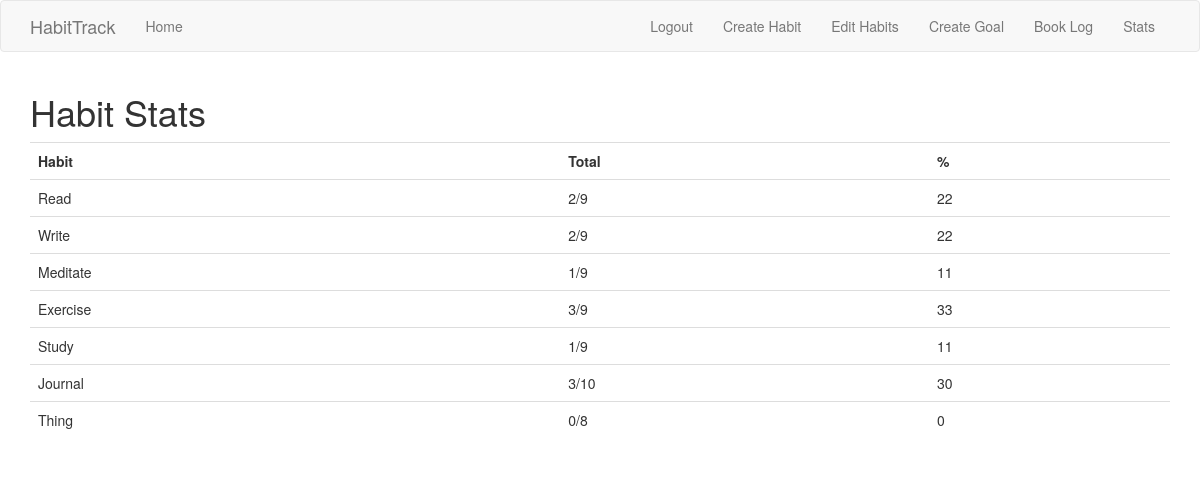
The app's page /stats (signed in) with its own data.
### app/models.py (models this page shows, shortened)
class Habit(db.Model):
    id = db.Column(db.Integer, primary_key=True)
    habit = db.Column(db.String(140))  # index so it views in same order?
    start_date = db.Column(db.Date, default=date.today)
    end_date = db.Column(db.Date, default=date(9999, 1, 1))
    user_id = db.Column(db.Integer, db.ForeignKey('user.id'))
    completed = db.relationship('Completed', backref='habit', lazy='dynamic')

### app/main/routes.py (the view)
@bp.route('/stats', methods=['GET'])
@login_required
def stats():
    today = date.today()
    all_habits = Habit.query.filter_by(user_id=current_user.id).all()
    hlist, tlist, clist, plist = [], [], [], []
    for habit in all_habits:
        hlist.append(habit.habit)
        difference = today - habit.start_date
        total = difference.days + 1  # add one for fence-post problem
        tlist.append(total)
        completed = Completed.query.filter_by(habit_id=habit.id).all()
        counter = 0
        for instance in completed:
            if instance.date <= today:
                counter += 1
        clist.append(counter)
        getcontext().prec = 2
        percent = int(Decimal(counter) / Decimal(total) * 100)
        plist.append(percent)
    stats = list(zip(hlist, tlist, clist, plist))
    return render_template('stats.html', title='Habit Stats', stats=stats)

### app/models.py (called while the page is built)
@login.user_loader
def load_user(id):
    return User.query.get(int(id))

### app/templates/stats.html
{% extends 'base.html' %}
{% block app_content %}
<h1>Habit Stats</h1>
<table class='table'>
  <tr>
    <th scope='column'>Habit</th>
    <th scope='column'>Total</th>
    <th scope='column'>%</th>
  </tr>
  {% for habit, total, completed, percent in stats %}
    <tr>
      <td>{{ habit }}</td>
      <td>{{ completed }}/{{ total }}</td>
      <td>{{ percent }}</td>
    </tr>
  {% endfor %}
</table>
{% endblock %}

### app/templates/base.html (shortened to what this page needs)
{% extends 'bootstrap/base.html' %}
{% block navbar %}
<nav class="navbar navbar-default">
    <div class="container">
        <div class="navbar-header">
            <a class="navbar-brand" href="{{ url_for('main.index') }}">HabitTrack</a>
        </div>
        <div class="collapse navbar-collapse" id="bs-example-navbar-collapse-1">
            <ul class="nav navbar-nav">
                <li><a href="{{ url_for('main.index') }}">Home</a></li>
            </ul>
            <ul class="nav navbar-nav navbar-right">
                {% if current_user.is_anonymous %}
                <li><a href="{{ url_for('auth.login') }}">Login</a></li>
                {% else %}
                <li><a href="{{ url_for('auth.logout') }}">Logout</a></li>
                <li><a href="{{ url_for('main.create') }}">Create Habit</a></li>
                <li><a href="{{ url_for('main.select_habit') }}">Edit Habits</a></li>
                <li><a href="{{ url_for('main.goal') }}">Create Goal</a></li>
                <li><a href="{{ url_for('main.book') }}">Book Log</a></li>
                <li><a href="{{ url_for('main.stats') }}">Stats</a></li>
                {% endif %}
            </ul>
        </div>
    </div>
</nav>
{% endblock %}
{% block content %}
    <div class="container">
        {% block app_content %}{% endblock %}
    </div>
{% endblock %}

### records on screen
Habit: habit "Read", completed "2", total "9", percent "22"
Habit: habit "Write", id "2", total "9", percent "22"
Habit: habit "Meditate", user "1", total "9", percent "11"
Habit: habit "Exercise", completed "3", total "9", percent "33"
Habit: habit "Study", user "1", total "9", percent "11"
Habit: habit "Journal", completed "3", total "10", percent "30"
Habit: habit "Thing", completed "0", id "8", percent "0"
